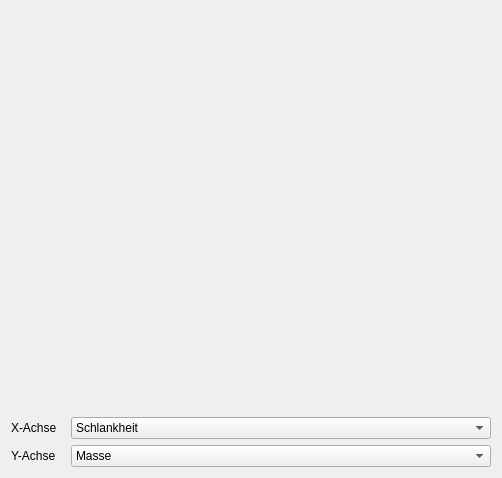
          <widget class="QWidget" name="subTab_310">
           <attribute name="title">
            <string>Bauteilmengen</string>
           </attribute>
           <layout class="QVBoxLayout" name="verticalLayout_26">
            <item>
             <layout class="QVBoxLayout" name="verticalLayout_310">
              <item>
               <widget class="MplWidget" name="MplWidget_310" native="true">
                <property name="minimumSize">
                 <size>
                  <width>480</width>
                  <height>400</height>
                 </size>
                </property>
               </widget>
              </item>
              <item>
               <layout class="QHBoxLayout" name="horizontalLayout_311">
                <item>
                 <widget class="QLabel" name="label_311">
                  <property name="text">
                   <string>X-Achse</string>
                  </property>
                 </widget>
                </item>
                <item>
                 <widget class="QComboBox" name="comboBox_xAxis_311">
                  <property name="minimumSize">
                   <size>
                    <width>420</width>
                    <height>0</height>
                   </size>
                  </property>
                  <item>
                   <property name="text">
                    <string>Schlankheit</string>
                   </property>
                  </item>
                  <item>
                   <property name="text">
                    <string>Gebäudehöhe</string>
                   </property>
                  </item>
                  <item>
                   <property name="text">
                    <string>Anzahl Stockwerke</string>
                   </property>
                  </item>
                 </widget>
                </item>
               </layout>
              </item>
              <item>
               <layout class="QHBoxLayout" name="horizontalLayout_312">
                <item>
                 <widget class="QLabel" name="label_312">
                  <property name="text">
                   <string>Y-Achse</string>
                  </property>
                 </widget>
                </item>
                <item>
                 <widget class="QComboBox" name="comboBox_yAxis_312">
                  <property name="minimumSize">
                   <size>
                    <width>420</width>
                    <height>0</height>
                   </size>
                  </property>
                  <item>
                   <property name="text">
                    <string>Masse</string>
                   </property>
                  </item>
                  <item>
                   <property name="text">
                    <string>Treibhauspotenzial GWP</string>
                   </property>
                  </item>
                  <item>
                   <property name="text">
                    <string>Primärenergiebedarf PET</string>
                   </property>
                  </item>
                 </widget>
                </item>
               </layout>
              </item>
             </layout>
            </item>
           </layout>
          </widget>
